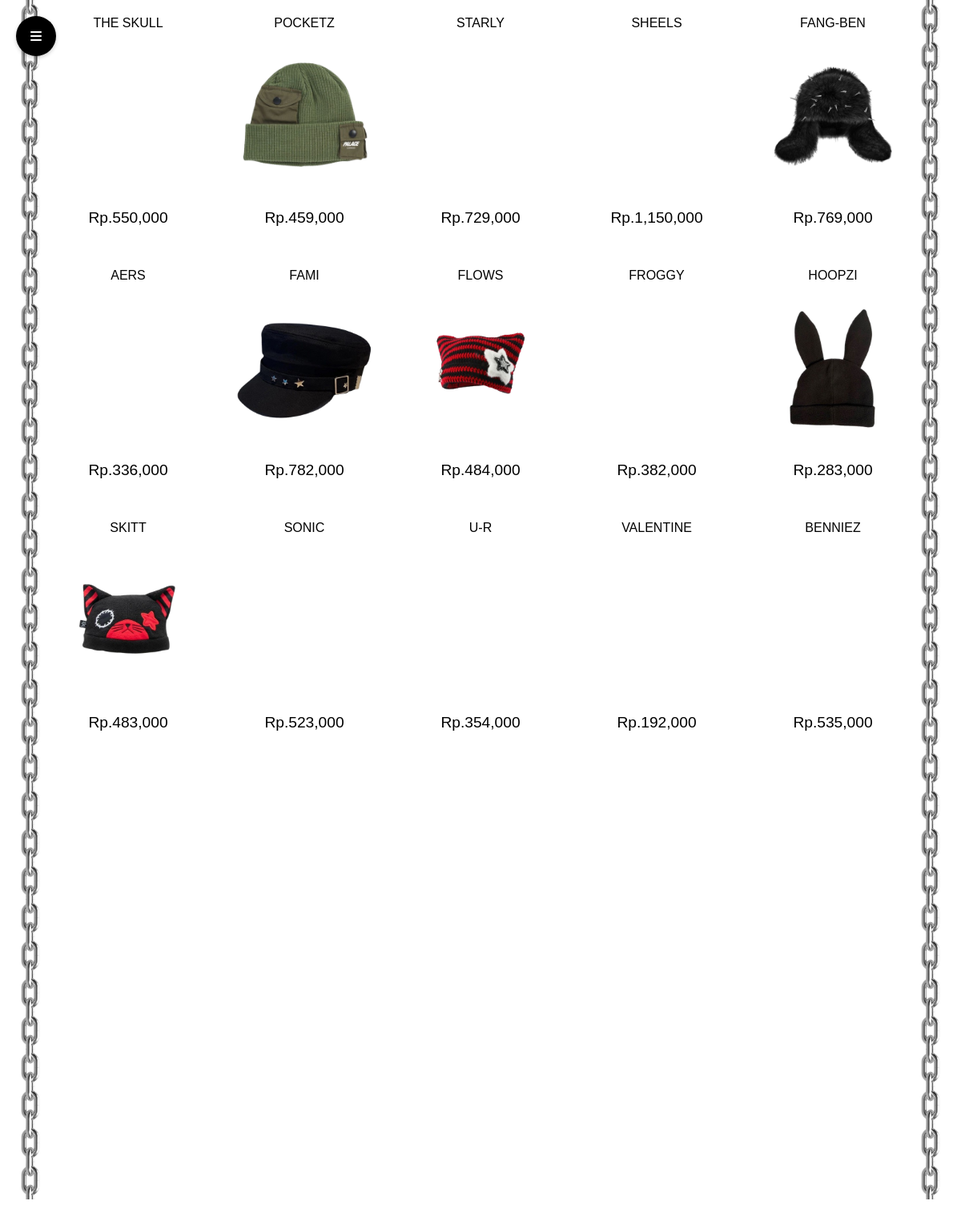
The app's page /user/product_user.php (signed in) with its own data.
### tables this page shows
CREATE TABLE `t_product` (
  `id_product` int(11) NOT NULL,
  `id_category` tinyint(4) NOT NULL,
  `product_name` varchar(100) NOT NULL,
  `product_description` text NOT NULL,
  `product_image` varchar(100) NOT NULL,
  `product_status` tinyint(4) NOT NULL,
  `data_created` timestamp NOT NULL DEFAULT current_timestamp() ON UPDATE current_timestamp(),
  `product_price` int(11) NOT NULL,
  `product_stock` int(11) NOT NULL,
  `color` varchar(25) NOT NULL DEFAULT 'black'
);

### user/product_user.php (the view, shortened to what this page needs)
<?php
    include 'session.php';
?>
<!DOCTYPE html>
<html lang="en">
<head>
    <link rel="stylesheet" href="../style/product_user.css">
    <link href="https://unpkg.com/aos@2.3.1/dist/aos.css" rel="stylesheet" />
</head>
<body>
    <?php include 'sidebar.php' ?>
    <div class="container">
        <div class="product-display">
                <?php
                    $where = "";
                     $produk = mysqli_query($conn, "SELECT * FROM t_product p JOIN t_category c ON p.id_category = c.id_category WHERE p.product_status = 1 $where");
                        if (mysqli_num_rows($produk) > 0) {
                            while ($p = mysqli_fetch_array($produk)) {
                        ?>
                            <a href="detail_produk.php?p_id=<?php echo $p['id_product']?>" >
                                <div class="item" data-aos="fade-up" data-aos-duration="1500">
                                    <p><?php echo $p['product_name'] ?></p>
                                    <div class="image"><img src='../produk/<?php echo $p['product_image']?>' alt=""></div>
                                    <p style="text-transform: capitalize; margin-top: 20px; font-size: 1.2rem;">Rp.<?php echo number_format($p['product_price']) ?></p>
                                </div>
                            </a>
                            <?php
                            }
                        }
                        ?>
                <div class="accesoris">
                </div>
            </div>
    </div>
</body>
</html>

### style/product_user.css (style rules this page uses)
body { margin: 0; }
.container { width: 100%; }
.container > .product-display { position: relative; z-index: 2; box-sizing: border-box; padding: 0 50px; display: grid; grid-template-columns: repeat(5, 1fr); grid-auto-rows: 315px; width: 100%; height: 100%; }
.product-display > a { all: unset; cursor: pointer; z-index: 3; }
.item { background-color: white; height: 100%; padding: 20px; box-sizing: border-box; }
.item > p { margin: 0; margin-bottom: 10px; text-transform: uppercase; font-family: "Arial Black", sans-serif; text-align: center; }
.item > .image { display: flex; align-items: center; width: 100%; height: 70%; overflow: hidden; background-color: transparent; }
.item > .image > img { max-width: 180px; }
.accesoris { position: absolute; top: 0; left: 0; overflow: hidden; width: 100%; z-index: 1; }
.item > .image { transition: all 0.2s ease-in; }

### records on screen
t_product: product_name "THE SKULL", product_price "550,000"
t_product: product_name "POCKETZ", product_image (picture), product_price "459,000"
t_product: product_name "STARLY", product_price "729,000"
t_product: product_name "SHEELS", product_price "1,150,000"
t_product: product_name "FANG-BEN", product_image (picture), product_price "769,000"
t_product: product_name "AERS", product_price "336,000"
t_product: product_name "FAMI", product_image (picture), product_price "782,000"
t_product: product_name "FLOWS", product_image (picture), product_price "484,000"
t_product: product_name "FROGGY", product_price "382,000"
t_product: product_name "HOOPZI", product_image (picture), product_price "283,000"
t_product: product_name "SKITT", product_image (picture), product_price "483,000"
t_product: product_name "SONIC", product_price "523,000"
t_product: product_name "U-R", product_price "354,000"
t_product: product_name "VALENTINE", product_price "192,000"
t_product: product_name "BENNIEZ", product_price "535,000"
